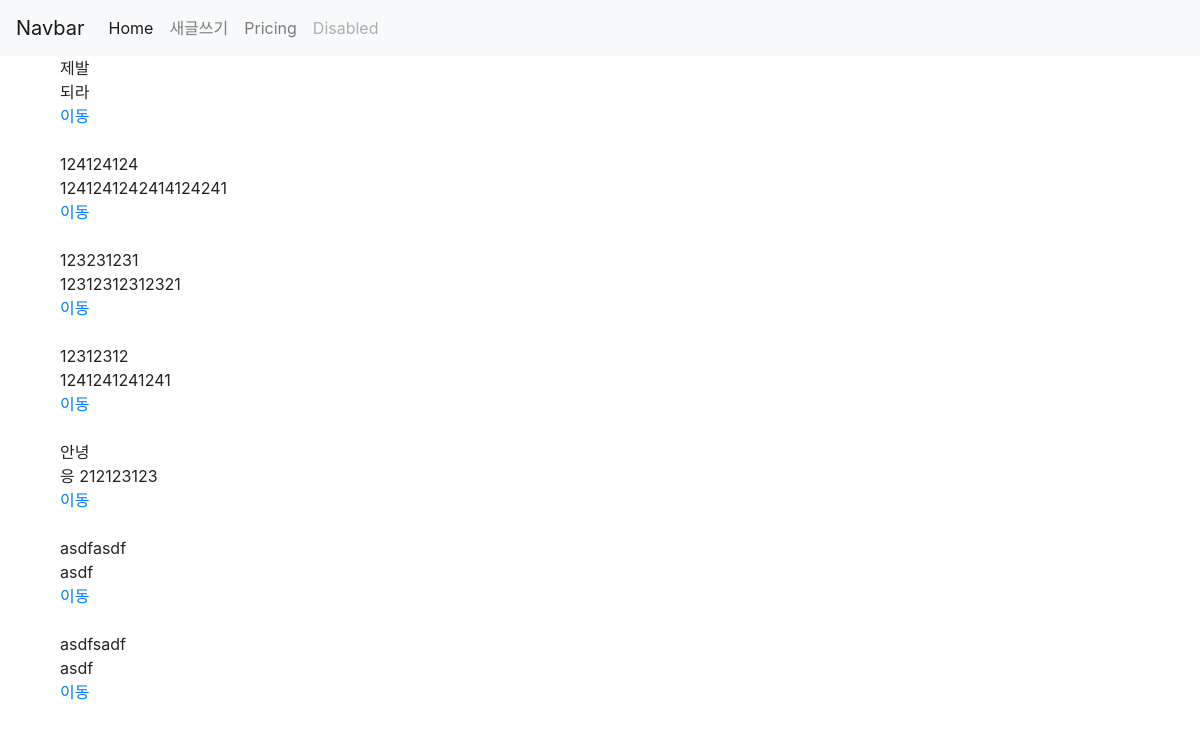
Before: /main/ with the older database file.
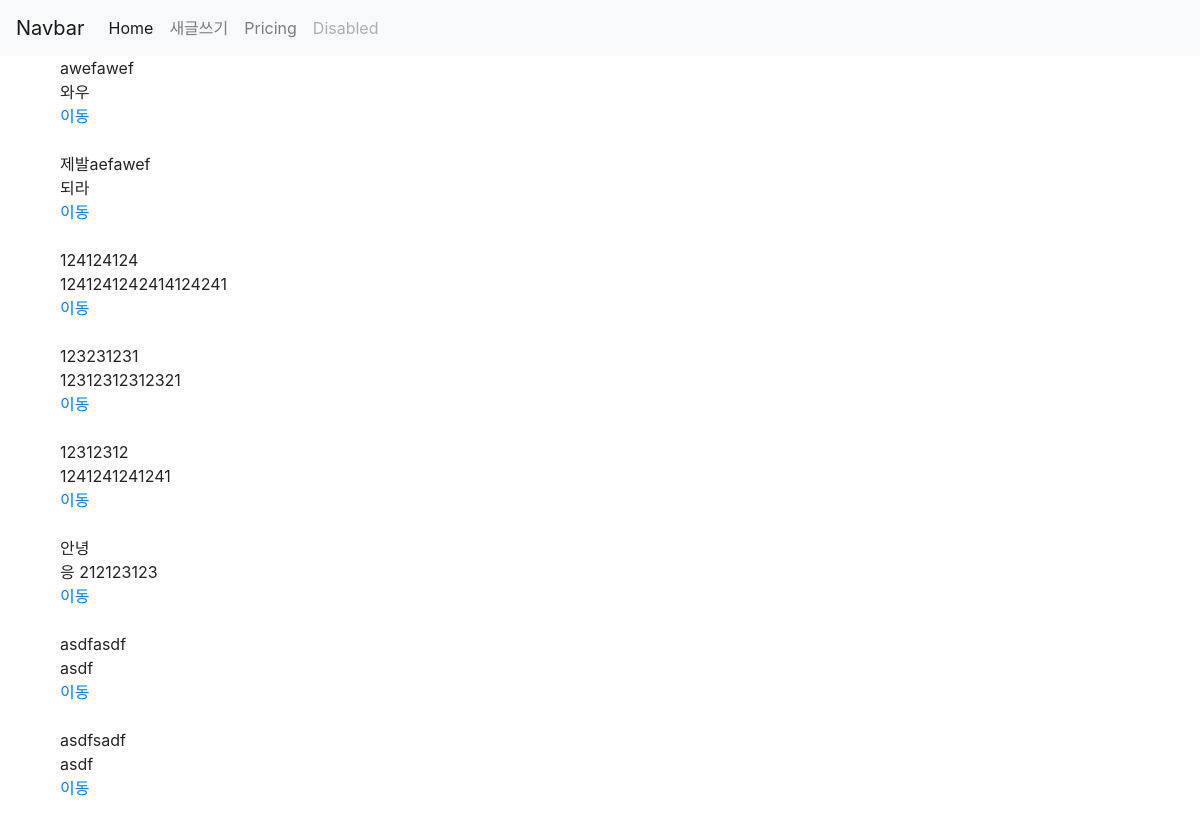
After: the same page with the newer database file.
### posts/models.py (models this page shows, shortened)
class Post(models.Model):
    class Meta:
        ordering = ['-created_at']
    title = models.CharField(max_length= 200)
    content = models.TextField()
    view_content = models.IntegerField(default= 0)
    created_at = models.DateTimeField(auto_now_add = True)
    updated_at = models.DateTimeField(auto_now = True)
    def get_absolute_url(self):
        return reverse('posts:show', args=[self.id])

### main/views.py (the view)
# urls.py: path('', views.index, name="main_index"),
def index(request):
    context = {
        'posts': Post.objects.all()
    }
    return render(request, 'main/index.html', context)

### main/templates/main/index.html
{% extends 'base.html'%}
{% load static %}
{% block content %}
<div class="container">
  {% for post in posts %}
    {{post.title}} <br>
    {{post.content}} <br>
    <a href="{{ post.get_absolute_url }}">이동</a>
    <br><br>
  {% endfor %}
</div>
{% endblock %}

### mighty_django/static/templates/base.html (shortened to what this page needs)
{% load static %}
<!DOCTYPE html>
<html lang="en">
<head>
  <link rel="stylesheet" href="https://stackpath.bootstrapcdn.com/bootstrap/4.4.1/css/bootstrap.min.css">
  <link rel="stylesheet" href="{% static 'css/index.css'%}">
</head>
<body>
  {% include 'share/_nav.html'%}
  <div class="container">
  {% block content %}
  {% endblock %}
  </div>
</body>
</html>

### mighty_django/static/templates/share/_nav.html (shortened to what this page needs)
<nav class="navbar navbar-expand-lg navbar-light bg-light">
  <a class="navbar-brand" href="#">Navbar</a>
  <div class="collapse navbar-collapse" id="navbarNavAltMarkup">
    <div class="navbar-nav">
      <a class="nav-item nav-link active" href="#">Home <span class="sr-only">(current)</span></a>
      <a class="nav-item nav-link" href="{% url 'posts:new'%}">새글쓰기</a>
      <a class="nav-item nav-link" href="#">Pricing</a>
      <a class="nav-item nav-link disabled" href="#" tabindex="-1" aria-disabled="true">Disabled</a>
    </div>
  </div>
</nav>

Changed rows visible on the page:
added Post: title "awefawef", content "와우"
changed Post "되라": title "제발" → "제발aefawef"
